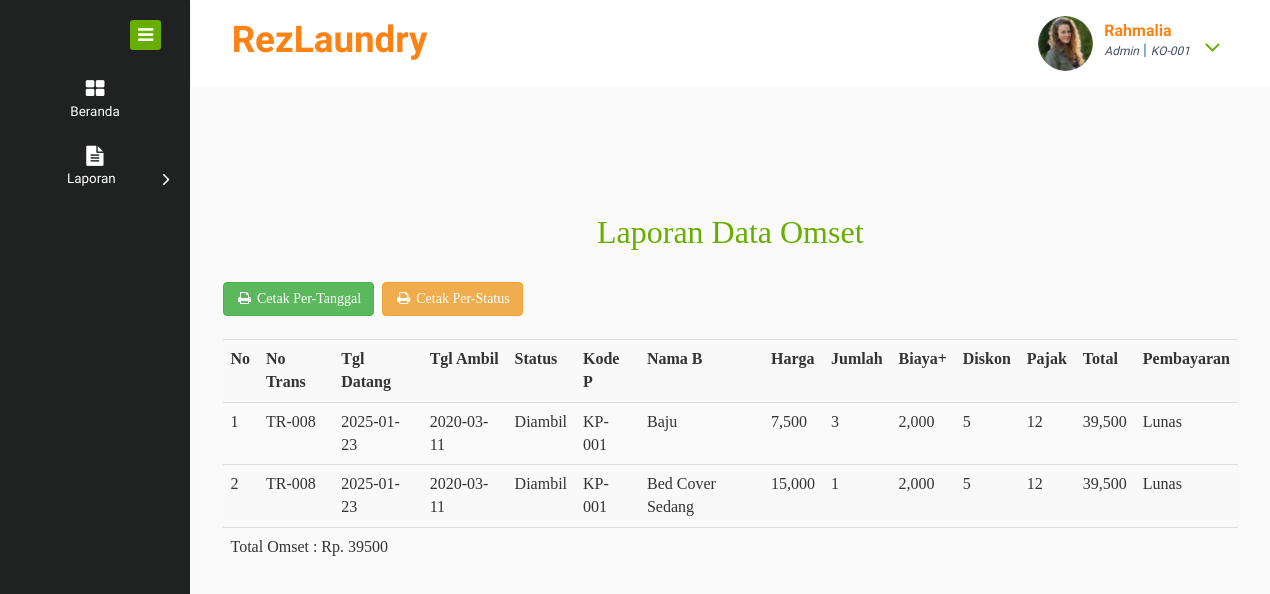
Screenshot of /lapom3.php (signed in) with the database file from the repository.
### tables this page shows
CREATE TABLE `pegawai` (
  `Kode_p` varchar(10) NOT NULL,
  `Kode_outlet` varchar(10) NOT NULL,
  `Nama_p` varchar(30) NOT NULL,
  `Username` varchar(20) NOT NULL,
  `Password` varchar(200) NOT NULL,
  `JK` enum('Laki-Laki','Perempuan') NOT NULL,
  `Alamat` varchar(50) NOT NULL,
  `No_tlp` varchar(13) NOT NULL,
  `Jabatan` varchar(15) NOT NULL,
  `Status` varchar(15) NOT NULL,
  `Foto` longblob NOT NULL
);

CREATE TABLE `transaksi` (
  `No_trans` varchar(10) NOT NULL,
  `Kode_p` varchar(10) NOT NULL,
  `Kode_outlet` varchar(10) NOT NULL,
  `Nama_pel` varchar(30) NOT NULL,
  `Tgl_dtg` date NOT NULL,
  `Batas_waktu` varchar(10) NOT NULL,
  `Tgl_ambil` date NOT NULL,
  `Biaya_tambahan` int(11) NOT NULL,
  `Diskon` int(11) NOT NULL,
  `Pajak` int(11) NOT NULL,
  `Total` int(11) NOT NULL,
  `Status_p` enum('Baru','Proses','Selesai','Diambil') NOT NULL,
  `Pembayaran` enum('Lunas','Belum lunas') NOT NULL
);

CREATE TABLE `paket` (
  `Kode_paket` varchar(10) NOT NULL,
  `Kode_outlet` varchar(10) NOT NULL,
  `Jenis` enum('Kiloan','Satuan','Selimut','Bad Cover','Lain-Lain') NOT NULL,
  `Nama_paket` varchar(20) NOT NULL,
  `Harga` int(11) NOT NULL
);

CREATE TABLE `detail` (
  `No_trans` varchar(10) NOT NULL,
  `Kode_paket` varchar(10) NOT NULL,
  `Tgl_dtg` date NOT NULL,
  `Nama_pel` varchar(30) NOT NULL,
  `Jenis` enum('Kiloan','Satuan','Selimut','Bad Cover','Lain-lain') NOT NULL,
  `Nama_paket` varchar(50) NOT NULL,
  `Status_p` enum('Baru','Proses','Selesai') NOT NULL,
  `Harga` int(11) NOT NULL,
  `Jumlah` int(11) NOT NULL,
  `Subtotal` int(11) NOT NULL,
  `Pembayaran` enum('Lunas','Belum lunas') NOT NULL
);

### lapom3.php (the view, shortened to what this page needs)
<!DOCTYPE HTML>
<html>
<head>
<link href="css/bootstrap.css" rel="stylesheet" type="text/css" media="all">
<link href="css/style.css" rel="stylesheet" type="text/css" media="all"/>
<link href="css/font-awesome.css" rel="stylesheet">
</head>
<body>
<div class="page-container">
   <div class="left-content">
	   <div class="mother-grid-inner">
				<div class="header-main">
					<div class="header-left">
							<div class="logo-name">
									 <a href="index.html"> <h1>RezLaundry</h1></a>
							</div>
							<div class="clearfix"> </div>
						 </div>
						 <div class="header-right">
							<?php
                    include 'koneksi.php';
                    $user = $_SESSION['Username'];
                    $query = mysqli_query($koneksi, "SELECT Foto FROM pegawai WHERE Username='$user'");
                    while ($data = mysqli_fetch_array($query)) {
                    ?>
							<div class="profile_details">
								<ul>
									<li class="dropdown profile_details_drop">
										<a href="#" class="dropdown-toggle" data-toggle="dropdown" aria-expanded="false">
											<div class="profile_img">
												<span class="prfil-img"><?php echo "<img src='images/$data[Foto]' width='55' height='55' class='img-circle'/> ";?> </span>
												<div class="user-name">
													<p><?php echo $_SESSION['Username']; ?></p>
                        							<span><?php echo $_SESSION['Jabatan']; ?></span> |
            <?php
            include 'koneksi.php';
            $user = $_SESSION['Username'];
            $query=mysqli_query($koneksi,"SELECT Kode_outlet FROM pegawai WHERE Username='$user'");
            while ($d = mysqli_fetch_array($query)) {
            	?>
            	<tr>
            		<span><?php echo $d['Kode_outlet'];?></span>
            	</tr>
            	<?php } ?>
												</div>
												<i class="fa fa-angle-down lnr"></i>
												<div class="clearfix"></div>
											</div>
										</a>
										<?php } ?>
									</li>
								</ul>
							</div>
							<div class="clearfix"> </div>
						</div>
				     <div class="clearfix"> </div>
				</div>
<div class="inner-block">
    <div class="blank">
    	<center><h2><font face="Cambria Math">Laporan Data Omset</font></h2></center>
  <font face="Cambria Math">
  <div class="row">
    <div class="col-md-2">
  <form action="cetakom2.php">
        <a data-toggle="modal" data-target="#smallModal1">
        <button class="btn btn-success"><i class="fa fa-print fa-fw"></i> Cetak Per-Tanggal</button>
        </a>
        </form></div>
  <form action="cetakom.php">
        <a data-toggle="modal" data-target="#smallModal">
        <button class="btn btn-warning"><i class="fa fa-print fa-fw"></i> Cetak Per-Status</button>
        </a>
        </form></div>
        <br>
  <table class="table table-striped">
                  <tr>
                      <th>No</th>
                      <th>No Trans</th>
                      <th>Tgl Datang</th>
                      <th>Tgl Ambil</th>
                      <th>Status</th>
                      <th>Kode P</th>
                      <th>Nama B</th>
                      <th>Harga</th>
                      <th>Jumlah</th>
                      <th>Biaya+</th>
                      <th>Diskon</th>
                      <th>Pajak</th>
                      <th>Total</th>
                      <th>Pembayaran</th>
                  </tr>
                  <?php
    include 'koneksi.php';
    $tgl= date("Y-m-d");
    $data = mysqli_query($koneksi,"SELECT transaksi.No_trans, transaksi.Tgl_dtg, transaksi.Tgl_ambil, transaksi.Kode_p, paket.Nama_paket, paket.Harga, detail.Jumlah, transaksi.Status_p, transaksi.Biaya_tambahan, transaksi.Diskon, transaksi.Pajak, transaksi.Pembayaran, transaksi.Total FROM `transaksi` INNER JOIN pegawai ON transaksi.Kode_p = pegawai.Kode_p INNER JOIN detail ON transaksi.No_trans = detail.No_trans INNER JOIN paket ON detail.Kode_paket = paket.Kode_paket WHERE transaksi.Tgl_dtg='$tgl'");
    $nomer=1;
    while($d = mysqli_fetch_array($data)){
      ?>
      <tr>
        <td><?php echo $nomer++; ?></td>
        <td><?php echo $d['No_trans']; ?></td>
        <td><?php echo $d['Tgl_dtg']; ?></td>
        <td><?php echo $d['Tgl_ambil']; ?></td>
        <td><?php echo $d['Status_p']; ?></td>
        <td><?php echo $d['Kode_p']; ?></td>
        <td><?php echo $d['Nama_paket']; ?></td>
        <td><?php echo number_format($d['Harga']); ?></td>
        <td><?php echo $d['Jumlah']; ?></td>
        <td><?php echo number_format($d['Biaya_tambahan']); ?></td>
        <td><?php echo $d['Diskon']; ?></td>
        <td><?php echo $d['Pajak']; ?></td>
        <td><?php echo number_format($d['Total']); ?></td>
        <td><?php echo $d['Pembayaran']; ?></td>
      </tr>
       <?php
     }
     ?>
 <?php
    include 'koneksi.php';
    $tgl = date('Y-m-d');
    $query = mysqli_query($koneksi, "SELECT SUM(Total) as Omset FROM transaksi WHERE transaksi.Tgl_dtg='$tgl'");
    while($q = mysqli_fetch_array($query)){
    ?>
    <tr><td colspan="14">Total Omset : Rp. <?php echo $q['Omset']; ?></td></tr>
    <?php
}
?>
    </table>
        </font>
    </div>
</div>
</div>
</div>
    <div class="sidebar-menu">
		  	<div class="logo"> <a href="#" class="sidebar-icon"> <span class="fa fa-bars"></span> </a>  </div>
		    <div class="menu">
		      <ul id="menu" >
            <li id="menu-home" ><a href="index3.php"><i class="fa fa-th-large"></i><span>Beranda</span></a>
		        <li id="menu-academico" ><a href="#"><i class="fa fa-file-text"></i><span>Laporan</span><span class="fa fa-angle-right" style="float: right"></span></a>
		        </li>
		      </ul>
		    </div>
	 </div>
</div>
</body>
</html>

### rows the page displays
pegawai: Foto (picture), Kode_outlet "KO-001"
transaksi: No_trans "TR-008", Tgl_dtg "2025-01-23", Tgl_ambil "2020-03-11", Status_p "Diambil", Kode_p "KP-001", paket.Nama_paket "Baju", paket.Harga "7,500", detail.Jumlah "3", Biaya_tambahan "2,000", Diskon "5", Pajak "12", Total "39,500", Pembayaran "Lunas", paket.Nama_paket "Bed Cover Sedang", paket.Harga "15,000", detail.Jumlah "1"

### other values shown
$q['Omset'] "39500"
